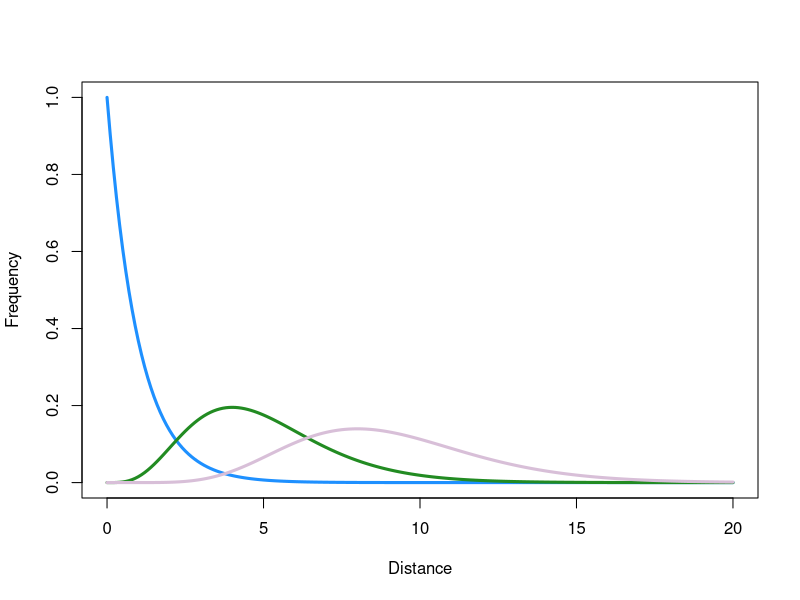
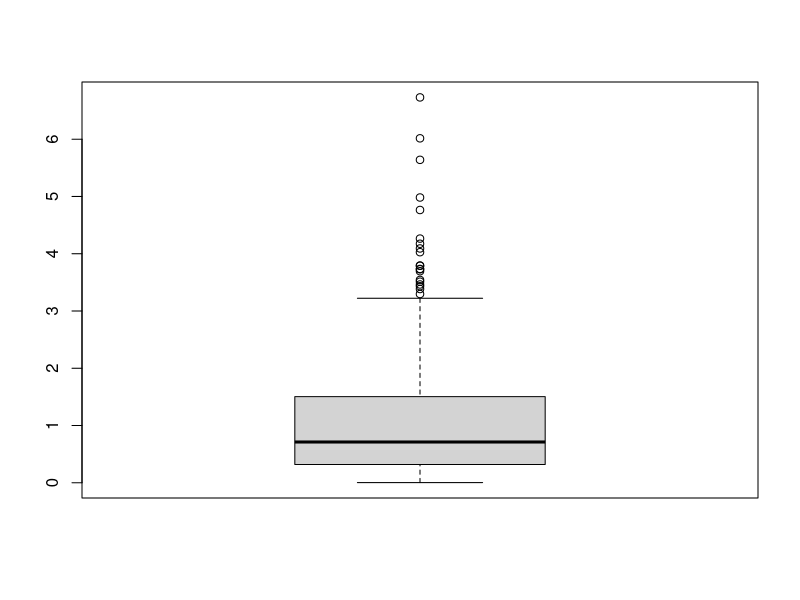
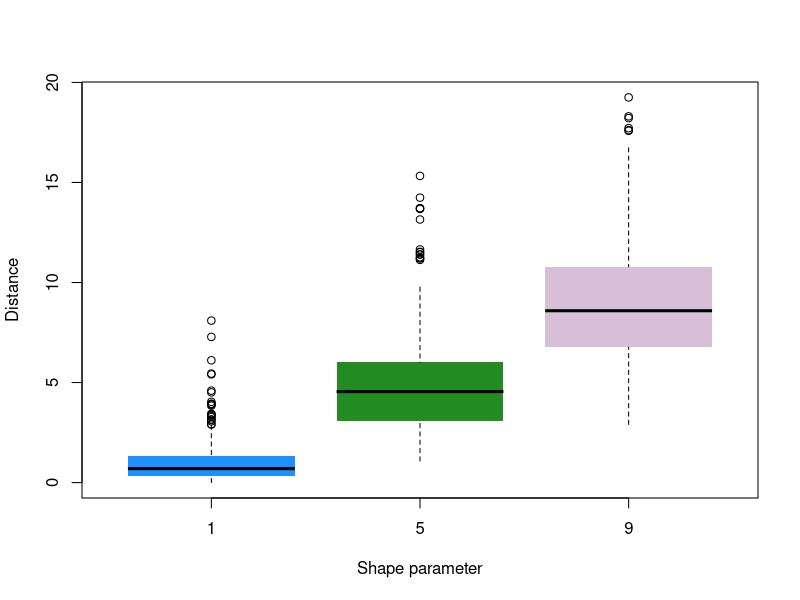

The R script that drew these images, in order:
x <- seq(0,20, by=0.1)


plot(x, dgamma(x, 1, 1), type = 'l', lwd = 3, 
     xlab = "Distance", ylab = "Frequency", col = 'dodgerblue')
points(x, dgamma(x, 5, 1), type = 'l', lwd = 3, col = 'forestgreen' )
points(x, dgamma(x, 9, 1), type = 'l', lwd = 3, col = 'thistle')



boxplot(rgamma(500, 1, 1))

param <- c(1, 5, 9)
tab <- array(dim=c(length(param), 500))
for (i in 1:length(param)){
  tab[i,] <- rgamma(500, param[i], 1)  
}


boxplot(t(tab), names = param,
        xlab = "Shape parameter",
        ylab = "Distance",
        col = c('dodgerblue', 'forestgreen', 'thistle'),
        boxlty = 0,
        staplelty = 0,
        whiskylty = 1)

